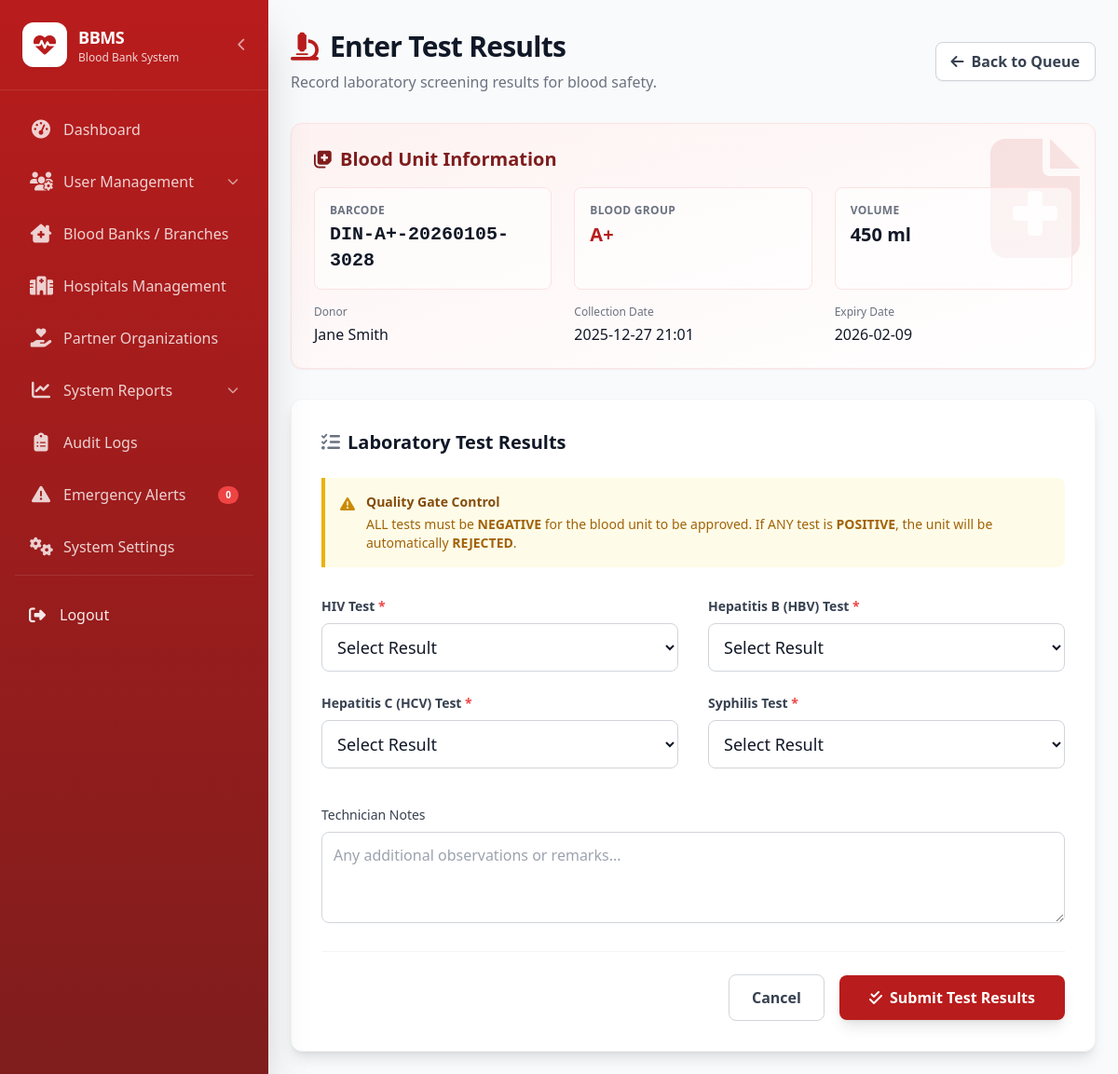
Screenshot of /dashboards/lab/enter-results.php?unit_id=1 (signed in) with the database file from the repository.
### tables this page shows
CREATE TABLE `blood_units` (
  `unit_id` int(11) NOT NULL,
  `barcode` varchar(50) NOT NULL COMMENT 'Format: BB-YYYYMMDD-XXXX',
  `donor_id` int(11) NOT NULL,
  `blood_group` enum('A+','A-','B+','B-','AB+','AB-','O+','O-') NOT NULL,
  `volume_ml` int(11) DEFAULT 450 COMMENT 'Volume in milliliters',
  `collection_date` datetime NOT NULL,
  `expiry_date` date NOT NULL COMMENT 'Calculated as collection_date + 42 days',
  `status` enum('COLLECTED','TESTING','APPROVED','REJECTED','RESERVED','DISPATCHED','EXPIRED','DISPOSED') DEFAULT 'COLLECTED',
  `collected_by` int(11) DEFAULT NULL COMMENT 'User ID who collected the blood',
  `storage_location` varchar(50) DEFAULT NULL COMMENT 'Refrigerator/location identifier',
  `notes` text DEFAULT NULL,
  `created_at` timestamp NOT NULL DEFAULT current_timestamp(),
  `updated_at` timestamp NOT NULL DEFAULT current_timestamp() ON UPDATE current_timestamp()
);

CREATE TABLE `donors` (
  `donor_id` int(11) NOT NULL,
  `full_name` varchar(100) NOT NULL,
  `gender` enum('MALE','FEMALE') NOT NULL,
  `date_of_birth` date NOT NULL,
  `blood_group` enum('A+','A-','B+','B-','AB+','AB-','O+','O-') NOT NULL,
  `phone` varchar(20) NOT NULL,
  `email` varchar(100) DEFAULT NULL,
  `address` text DEFAULT NULL,
  `weight_kg` decimal(5,2) DEFAULT NULL COMMENT 'Weight in kilograms',
  `blood_pressure` varchar(20) DEFAULT NULL COMMENT 'Format: 120/80',
  `hemoglobin_level` decimal(4,2) DEFAULT NULL COMMENT 'g/dL',
  `medical_history` text DEFAULT NULL COMMENT 'Medical conditions, medications',
  `eligibility` enum('ELIGIBLE','NOT_ELIGIBLE','DEFERRED','PERMANENTLY_DEFERRED') DEFAULT 'NOT_ELIGIBLE',
  `deferral_reason` text DEFAULT NULL COMMENT 'Reason for deferral if not eligible',
  `deferral_until` date DEFAULT NULL COMMENT 'Date until which donor is deferred',
  `last_donation_date` date DEFAULT NULL,
  `total_donations` int(11) DEFAULT 0,
  `registered_by` int(11) DEFAULT NULL COMMENT 'User ID who registered the donor',
  `created_at` timestamp NOT NULL DEFAULT current_timestamp(),
  `updated_at` timestamp NOT NULL DEFAULT current_timestamp() ON UPDATE current_timestamp()
);

### dashboards/lab/enter-results.php (the view, shortened to what this page needs)
<?php
require_once '../../includes/sidebar.php';
require_once '../../includes/notification_functions.php';
$unit = null;
$unit_id = isset($_GET['unit_id']) ? intval($_GET['unit_id']) : 0;
if ($unit_id) {
    $stmt = $conn->prepare("
        SELECT bu.*, d.full_name, d.phone, lt.test_id, lt.test_hiv, lt.test_hbv, lt.test_hcv, lt.test_syphilis
        FROM blood_units bu
        JOIN donors d ON bu.donor_id = d.donor_id
        LEFT JOIN lab_tests lt ON bu.unit_id = lt.unit_id
        WHERE bu.unit_id = ?
    ");
    $stmt->bind_param("i", $unit_id);
    $stmt->execute();
    $unit = $stmt->get_result()->fetch_assoc();
}
?>
<!DOCTYPE html>
<html lang="en">
<head>
    <script src="https://cdn.tailwindcss.com"></script>
    <link rel="stylesheet" href="https://cdnjs.cloudflare.com/ajax/libs/font-awesome/6.4.0/css/all.min.css">
</head>
<body class="bg-gray-50 font-sans text-gray-900">
    <div class="main-content ml-0 md:ml-72 min-h-screen p-6 pt-20 md:pt-8 transition-all duration-300">
        <div class="mb-8 flex flex-col md:flex-row justify-between items-start md:items-center gap-4">
            <div>
                 <div class="flex items-center gap-3 mb-2">
                    <i class="fa-solid fa-microscope text-3xl text-blood-700"></i>
                    <h1 class="text-3xl font-extrabold text-gray-900 tracking-tight">Enter Test Results</h1>
                </div>
                <p class="text-gray-500">Record laboratory screening results for blood safety.</p>
            </div>
            <a href="samples-queue.php" class="bg-white border border-gray-300 text-gray-700 hover:bg-gray-50 font-bold py-2 px-4 rounded-lg transition-colors shadow-sm flex items-center gap-2">
                <i class="fa-solid fa-arrow-left"></i> Back to Queue
            </a>
        </div>
        <?php if ($unit): ?>
            <div class="bg-gradient-to-br from-blood-50 to-white rounded-xl shadow-sm border border-blood-100 p-6 mb-8 relative overflow-hidden">
                <div class="absolute top-0 right-0 p-4 opacity-10">
                    <i class="fa-solid fa-file-medical text-9xl text-blood-700"></i>
                </div>
                <h2 class="text-xl font-bold text-blood-900 mb-4 flex items-center gap-2 relative z-10">
                    <i class="fa-solid fa-notes-medical"></i> Blood Unit Information
                </h2>
                <div class="grid grid-cols-1 md:grid-cols-3 gap-6 relative z-10">
                    <div class="bg-white/60 p-4 rounded-lg border border-blood-100">
                        <p class="text-xs text-gray-500 mb-1 font-semibold uppercase tracking-wide">Barcode</p>
                        <p class="font-mono text-xl font-bold text-gray-900"><?= $unit['barcode'] ?></p>
                    </div>
                    <div class="bg-white/60 p-4 rounded-lg border border-blood-100">
                        <p class="text-xs text-gray-500 mb-1 font-semibold uppercase tracking-wide">Blood Group</p>
                        <p class="text-xl font-bold text-blood-700"><?= $unit['blood_group'] ?></p>
                    </div>
                    <div class="bg-white/60 p-4 rounded-lg border border-blood-100">
                        <p class="text-xs text-gray-500 mb-1 font-semibold uppercase tracking-wide">Volume</p>
                        <p class="text-xl font-bold text-gray-900"><?= $unit['volume_ml'] ?> ml</p>
                    </div>
                </div>
                <div class="grid grid-cols-1 md:grid-cols-3 gap-6 mt-4 relative z-10">
                    <div>
                        <p class="text-xs text-gray-500 mb-1">Donor</p>
                        <p class="font-medium text-gray-900"><?= htmlspecialchars($unit['full_name']) ?></p>
                    </div>
                    <div>
                        <p class="text-xs text-gray-500 mb-1">Collection Date</p>
                        <p class="font-medium text-gray-900"><?= date('Y-m-d H:i', strtotime($unit['collection_date'])) ?></p>
                    </div>
                    <div>
                        <p class="text-xs text-gray-500 mb-1">Expiry Date</p>
                        <p class="font-medium text-gray-900"><?= $unit['expiry_date'] ?></p>
                    </div>
                </div>
            </div>
            <div class="bg-white rounded-xl shadow-lg border border-gray-100 p-6 md:p-8">
                <h2 class="text-xl font-bold text-gray-900 mb-6 flex items-center gap-2">
                    <i class="fa-solid fa-list-check text-gray-500"></i> Laboratory Test Results
                </h2>
                <div class="bg-yellow-50 border-l-4 border-yellow-500 p-4 mb-8 rounded-r-lg">
                    <div class="flex">
                        <div class="flex-shrink-0">
                            <i class="fa-solid fa-triangle-exclamation text-yellow-600"></i>
                        </div>
                        <div class="ml-3">
                            <p class="text-sm font-bold text-yellow-800">Quality Gate Control</p>
                            <p class="text-sm text-yellow-700 mt-1">
                                ALL tests must be <strong>NEGATIVE</strong> for the blood unit to be approved. If ANY test is <strong>POSITIVE</strong>, the unit will be automatically <strong>REJECTED</strong>.
                            </p>
                        </div>
                    </div>
                </div>
                <form method="POST" action="" class="space-y-6">
                    <div class="grid grid-cols-1 md:grid-cols-2 gap-8">
                        <div>
                            <label class="block text-sm font-bold text-gray-700 mb-2">HIV Test <span class="text-red-500">*</span></label>
                            <select name="test_hiv" class="w-full rounded-lg border-gray-300 focus:border-blood-500 focus:ring focus:ring-blood-200 transition-shadow p-3 border bg-white text-lg" required>
                                <option value="">Select Result</option>
                            </select>
                        </div>
                        <div>
                            <label class="block text-sm font-bold text-gray-700 mb-2">Hepatitis B (HBV) Test <span class="text-red-500">*</span></label>
                            <select name="test_hbv" class="w-full rounded-lg border-gray-300 focus:border-blood-500 focus:ring focus:ring-blood-200 transition-shadow p-3 border bg-white text-lg" required>
                                <option value="">Select Result</option>
                            </select>
                        </div>
                    </div>
                    <div class="grid grid-cols-1 md:grid-cols-2 gap-8">
                        <div>
                            <label class="block text-sm font-bold text-gray-700 mb-2">Hepatitis C (HCV) Test <span class="text-red-500">*</span></label>
                            <select name="test_hcv" class="w-full rounded-lg border-gray-300 focus:border-blood-500 focus:ring focus:ring-blood-200 transition-shadow p-3 border bg-white text-lg" required>
                                <option value="">Select Result</option>
                            </select>
                        </div>
                        <div>
                            <label class="block text-sm font-bold text-gray-700 mb-2">Syphilis Test <span class="text-red-500">*</span></label>
                            <select name="test_syphilis" class="w-full rounded-lg border-gray-300 focus:border-blood-500 focus:ring focus:ring-blood-200 transition-shadow p-3 border bg-white text-lg" required>
                                <option value="">Select Result</option>
                            </select>
                        </div>
                    </div>
                    <div class="pt-4">
                        <label class="block text-sm font-medium text-gray-700 mb-2">Technician Notes</label>
                        <textarea name="notes" class="w-full rounded-lg border-gray-300 focus:border-blood-500 focus:ring focus:ring-blood-200 transition-shadow p-3 border" rows="3" placeholder="Any additional observations or remarks..."></textarea>
                    </div>
                    <div class="flex items-center justify-end gap-4 pt-6 border-t border-gray-100">
                        <a href="samples-queue.php" class="px-6 py-3 border border-gray-300 rounded-lg text-gray-700 font-bold hover:bg-gray-50 transition-colors">
                            Cancel
                        </a>
                        <button type="submit" name="submit_results" class="px-8 py-3 bg-blood-700 text-white rounded-lg font-bold hover:bg-blood-800 shadow-lg hover:shadow-xl transform hover:-translate-y-0.5 transition-all flex items-center gap-2">
                            <i class="fa-solid fa-check-double"></i> Submit Test Results
                        </button>
                    </div>
                </form>
            </div>
        <?php endif; ?>
    </div>
</body>
</html>

### rows the page displays
blood_units: barcode "DIN-A+-20260105-3028", blood_group "A+", volume_ml "450", donor.full_name "Jane Smith", collection_date "2025-12-27 21:01", expiry_date "2026-02-09"

### other values shown
$item['label'] "Dashboard"
$item['label'] "User Management"
$item['label'] "Blood Banks / Branches"
$item['label'] "Hospitals Management"
$item['label'] "Partner Organizations"
$item['label'] "System Reports"
$item['label'] "Audit Logs"
$item['label'] "Emergency Alerts"
get_badge_count($item['badge']) "0"
$item['label'] "System Settings"
